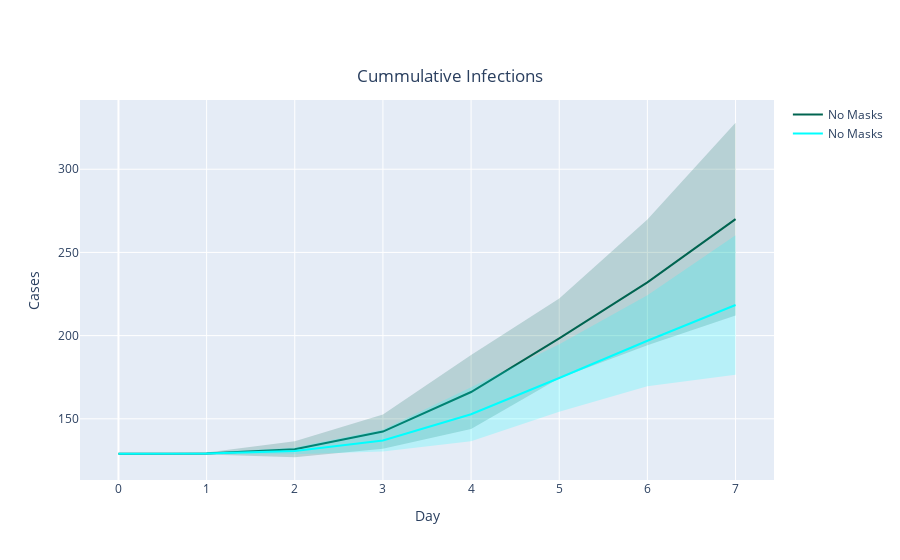

Here is the notebook cell this chart was saved with:
### Code cell
# Figure: Cumulative Infections - Mask Use vs. No Masks

fig = go.Figure([
    go.Scatter( # Default
        x=default_scen_cum_inf['dates'].tolist(),
        y=default_scen_cum_inf['cum_infections'].tolist(),
        line=dict(color='rgb(0,100,80)'),
        mode='lines',
        name="No Masks",
        showlegend=True
    ),
    go.Scatter( # Default confidence interval
        x=default_scen_cum_inf['dates'].tolist()+default_scen_cum_inf['dates'].tolist()[::-1], # x, then x reversed
        y=default_scen_cum_inf['cum_infections_high'].tolist()+default_scen_cum_inf['cum_infections_low'].tolist()[::-1], # upper, then lower reversed
        fill='toself',
        fillcolor='rgba(0,100,80,0.2)',
        line=dict(color='rgba(255,255,255,0)'),
        hoverinfo="skip",
        #name = '95% Confidence Interval',
        showlegend=False
    ),
    go.Scatter( # Masks
        x=mask_scen_cum_inf['dates'].tolist(),
        y=mask_scen_cum_inf['cum_infections'].tolist(),
        line=dict(color='rgb(0,255,255)'),
        mode='lines',
        name="No Masks",
        showlegend=True
    ),
    go.Scatter( # Masks confidence interval
        x=mask_scen_cum_inf['dates'].tolist()+mask_scen_cum_inf['dates'].tolist()[::-1], # x, then x reversed
        y=mask_scen_cum_inf['cum_infections_high'].tolist()+mask_scen_cum_inf['cum_infections_low'].tolist()[::-1], # upper, then lower reversed
        fill='toself',
        fillcolor='rgba(0,255,255,0.2)',
        line=dict(color='rgba(255,255,255,0)'),
        hoverinfo="skip",
        #name = '95% Confidence Interval',
        showlegend=False
    )
])

fig.update_layout(
    title_text='Cummulative Infections', title_x=0.5, title_y=0.875,
    xaxis_title="Day",
    yaxis_title="Cases"
)

fig.show()

### Figure 1 — Plotly figure (JSON) as saved in the notebook; plotly's stock layout.template omitted (floating-point values rounded to 4 significant figures)
{"data": [{"line": {"color": "rgb(0,100,80)"}, "mode": "lines", "name": "No Masks", "showlegend": true, "type": "scatter", "x": [0, 1, 2, 3, 4, 5, 6, 7], "y": [129, 129.1, 131.7, 142.3, 166.1, 198.3, 232, 270]}, {"fill": "toself", "fillcolor": "rgba(0,100,80,0.2)", "hoverinfo": "skip", "line": {"color": "rgba(255,255,255,0)"}, "showlegend": false, "type": "scatter", "x": [0, 1, 2, 3, 4, 5, 6, 7, 7, 6, 5, 4, 3, 2, 1, 0], "y": [129, 129.7, 136.5, 152.6, 188.4, 222.3, 269.7, 327.9, 212.1, 194.3, 174.3, 143.8, 132.0, 126.9, 128.5, 129]}, {"line": {"color": "rgb(0,255,255)"}, "mode": "lines", "name": "No Masks", "showlegend": true, "type": "scatter", "x": [0, 1, 2, 3, 4, 5, 6, 7], "y": [129, 129.1, 130.7, 137, 152.7, 174.5, 196.9, 218.4]}, {"fill": "toself", "fillcolor": "rgba(0,255,255,0.2)", "hoverinfo": "skip", "line": {"color": "rgba(255,255,255,0)"}, "showlegend": false, "type": "scatter", "x": [0, 1, 2, 3, 4, 5, 6, 7, 7, 6, 5, 4, 3, 2, 1, 0], "y": [129, 129.7, 132.7, 143.6, 168.9, 194.8, 224.3, 260.3, 176.5, 169.5, 154.2, 136.5, 130.4, 128.7, 128.5, 129]}], "layout": {"title": {"text": "Cummulative Infections", "x": 0.5, "y": 0.875}, "xaxis": {"title": {"text": "Day"}}, "yaxis": {"title": {"text": "Cases"}}}}
